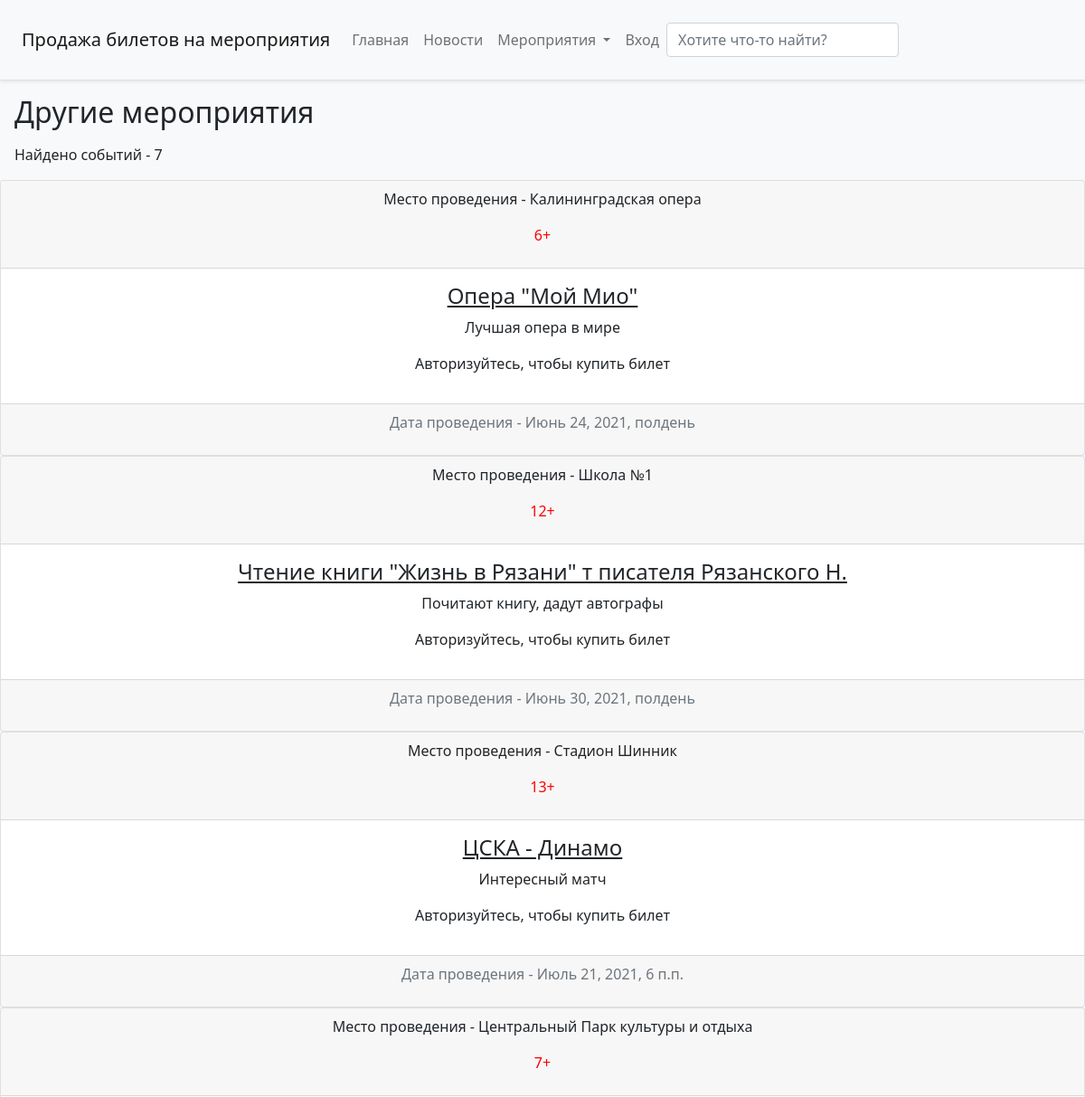
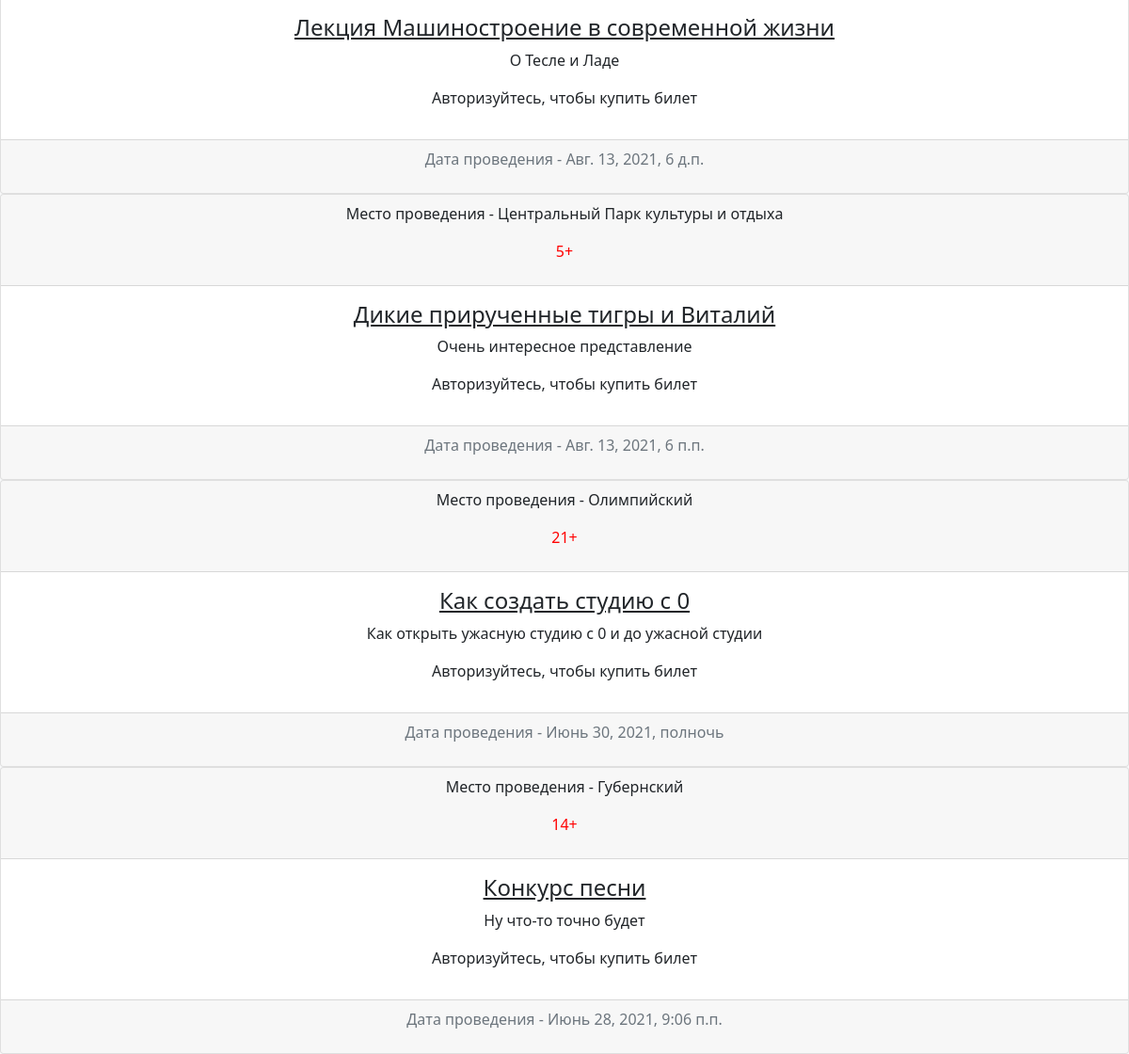
Screenshot of /other with the database file from the repository (2 pictures, top to bottom).
### main/models.py (models this page shows, shortened)
class Event(models.Model):
    id = models.AutoField(primary_key=True)
    Name = models.TextField('Название')
    Date = models.DateTimeField('Дата и время мероприятия')
    Place_id = models.ForeignKey(Places, on_delete=models.CASCADE)
    About = models.TextField('Описание мероприятия')
    TypeId = models.ForeignKey(EventTypes, on_delete=models.CASCADE)
    ConfineId = models.ForeignKey(Confines, on_delete=models.CASCADE)
    class Meta:
        verbose_name= 'Мероприятие'
        verbose_name_plural= 'Мероприятия'

class Places(models.Model):
    id = models.AutoField(primary_key=True)
    Name = models.TextField('Название места')
    About = models.TextField('Описание места')
    TypeId = models.ForeignKey(PlaceType, on_delete=models.CASCADE)
    Adress = models.TextField('Адрес проведения мероприятия')
    CityId = models.ForeignKey(City, on_delete=models.CASCADE)
    class Meta:
        verbose_name = 'Площадка проведения мероприятия'
        verbose_name_plural = 'Площадки проведения мероприятий'
    def __str__(self):
        return self.Name

class Confines(models.Model):
    id = models.AutoField(primary_key=True)
    Name = models.TextField('Название')
    About = models.TextField('Описание')
    class Meta:
        verbose_name= 'Ограничение'
        verbose_name_plural= 'Ограничения'
    def __str__(self):
        return self.Name

### main/views.py (the view)
# urls.py: path('other', views.other, name='other'),
def other(request):
        event = Event.objects.exclude(TypeId=1).exclude(TypeId=2)
        count = Event.objects.exclude(TypeId=1).exclude(TypeId=2).count()
        return render(request, 'main/other.html', {'event':event, 'count':count})

### main/templates/main/other.html (shortened to what this page needs)
{% extends 'main/base.html' %}
{% block name %}
 <h2 class="m-3">Другие мероприятия</h2>
 <p class="m-3">Найдено событий - {{ count }}</p>
 {% for el in event %}
 <div class="card text-center">
  <div class="card-header">
      <p>Место проведения - {{ el.Place_id }}</p>
          <p style="color:red">{{ el.ConfineId }}</p>
  </div>
  <div class="card-body">
      <h4 class="card-title"><a class="link-dark" href="{% url 'events' id=el.id %}">{{ el.Name }}</a></h4>
    <p class="card-text">{{ el.About }}</p>
    {% if user.is_authenticated %}
      <a href="{% url 'events' id=el.id %}" class="btn btn-outline-dark">Купить</a>
      {% else %}
      <p>Авторизуйтесь, чтобы купить билет</p>
      {% endif %}
  </div>
  <div class="card-footer text-muted">
        <p>Дата проведения - {{ el.Date }}</p>
  </div>
  </div>
 {% endfor %}
{% endblock %}

### rows the page displays
Event: Place_id "Калининградская опера", ConfineId "6+", Name "Опера \"Мой Мио\"", About "Лучшая опера в мире", Date "Июнь 24, 2021, полдень"
Event: Place_id "Школа №1", ConfineId "12+", Name "Чтение книги \"Жизнь в Рязани\" т писателя Рязанского Н.", About "Почитают книгу, дадут автографы", Date "Июнь 30, 2021, полдень"
Event: Place_id "Стадион Шинник", ConfineId "13+", Name "ЦСКА - Динамо", About "Интересный матч", Date "Июль 21, 2021, 6 п.п."
Event: Place_id "Центральный Парк культуры и отдыха", ConfineId "7+", Name "Лекция Машиностроение в современной жизни", About "О Тесле и Ладе", Date "Авг. 13, 2021, 6 д.п."
Event: Place_id "Центральный Парк культуры и отдыха", ConfineId "5+", Name "Дикие прирученные тигры и Виталий", About "Очень интересное представление", Date "Авг. 13, 2021, 6 п.п."
Event: Place_id "Олимпийский", ConfineId "21+", Name "Как создать студию с 0", About "Как открыть ужасную студию с 0 и до ужасной студии", Date "Июнь 30, 2021, полночь"
Event: Place_id "Губернский", ConfineId "14+", Name "Конкурс песни", About "Ну что-то точно будет", Date "Июнь 28, 2021, 9:06 п.п."

### other values shown
{{ count }} "7"
